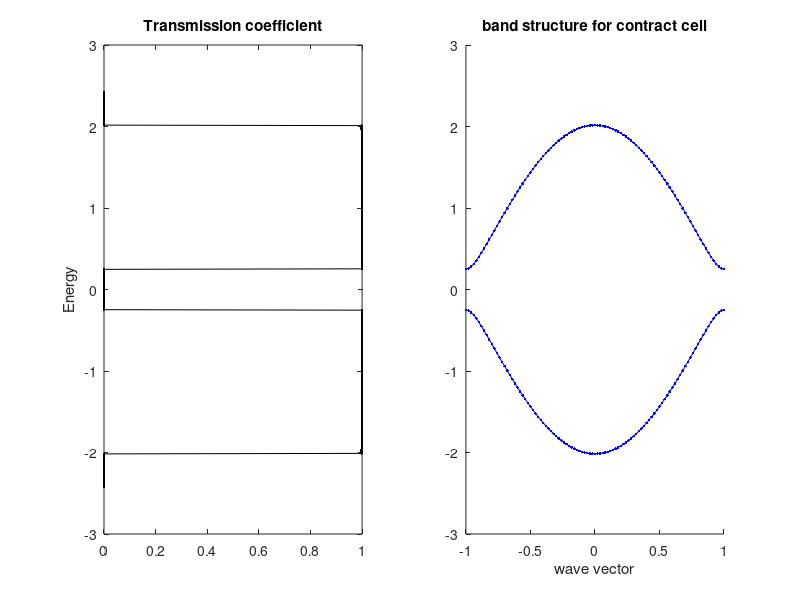

This figure's MATLAB source:
%%%% Green function approach for SSH Chain
clearvars
close all

dE = 0.4;   % Energy round 
En = 801;   % Energy list for calculation
iter_lead = 100;    % Iteration times for leads to calculate the Surface Green's function
eta = 0.000001;  % Imaginary value for Green function
%%%% for contract cell
w = 1.0;    % inter cell hopping
v = 1.0;    % intral cell hopping
V0 = 0.25;    % on site energy a site (V0,-V0)
NC = 100;     % Number of contact cell

%%%% for lead
wld = 1.0;   % inter cell hopping for lead
vld = 1.0;   % intra cell hopping for lead
V0ld = 0.25;   % on site energy for lead (V0ld,-V0ld)


%%%% Define the element matrix to construct the Hamiltonian
s0 = eye(2);    % diagonal matrix
sx = [0 1; 1 0];    % Sigma matrix 1
sy = [0 -1i; 1i 0]; % Sigma matrix 2
sz = [1 0; 0 -1];   % Sigma matrix 3

%%%% Hamiltonian for single cell and the hopping to the next unit cell
Hld_intra = sz*V0ld - vld*sx;     % on site and intra cell hopping
Hld_inter = (-1/2)*(sx-1i*sy)*wld;  % for the inter cell hopping
Hsys_intra = sz*V0 - v*sx;
Hsys_inter = (-1/2)*(sx-1i*sy)*w;
%%%%% Hamiltonian for contact in k space %%%%%%%%%%
Nk = 101;   % number of points in k space for plot
klist = linspace(-pi,pi,Nk);    % k list
eig_val = zeros(2,Nk);
for i = 1:Nk
    k = klist(i);
    Hk = [V0 -w-v*exp(1i*k); -w-v*exp(-1i*k) -V0];
    [~,vals] = eig(Hk);
    eig_val(:,i) = diag(vals);
end
% hold on
% plot(klist/pi,eig_val(1,:),'-o');
% plot(klist/pi,eig_val(2,:),'-o');
% hold off

% Find the min and max of the band; where is at k=0;
Emin = min(eig_val(1,:))-dE;
Emax = max(eig_val(2,:))+dE;

%%%% Define the energy list for green function
Elist = linspace(Emin,Emax,En);
Glist = zeros(size(Elist));
%%%% For Surface Green's function
%%%% Based on Eq:4.60 Give the definition for the matrix block of Green
%%%% function;   The iteration is based on Eq:4.67
for i = 1:En
    en = (Elist(i)+1i*eta)*s0;
    % The Lift side G11
    % For initial term
    d1 = en - Hld_intra;  % terms for the surface of lead column (cell)
    D1 = en - Hld_intra;  % terms for hoppings for a single isolated column (cell)
    A1 = Hld_inter;  % terms for hoppings for neighbour column (cell)
    B1 = Hld_inter'; % terms for hoppings for neighbour column (cell) H.C. term
    % By iteration calculate the green function g11 Eq.4.67
    for n_iter = 1:iter_lead
        d2 = d1 - (A1/D1)*B1;
        D2 = D1 - (A1/D1)*B1 - (B1/D1)*A1;
        A2 = (A1/D1)*A1;
        B2 = (B1/D1)*B1;
        
        d1 = d2;
        A1 = A2;
        B1 = B2;
        D1 = D2;
    end
    g11_iso = s0/d1;    % Green's function surface term Eq.4.69 
    SigL = -d1 + en - Hld_intra;    % Self energy Eq.4.56
    GammaL =  1i*(SigL - SigL');    % Eq.4.20
    
    % The Right side (swap A1 and B1) GNN
    % For initial term
    d1 = en - Hld_intra;  % terms for the surface of lead column (cell)
    D1 = en - Hld_intra;  % terms for hoppings for a single isolated column (cell)
    A1 = Hld_inter';  % terms for hoppings for neighbour column (cell)
    B1 = Hld_inter; % terms for hoppings for neighbour column (cell) H.C. term
    for n_iter = 1:iter_lead
        d2 = d1 - (A1/D1)*B1;
        D2 = D1 - (A1/D1)*B1 - (B1/D1)*A1;
        A2 = (A1/D1)*A1;
        B2 = (B1/D1)*B1;
        
        d1 = d2;
        A1 = A2;
        B1 = B2;
        D1 = D2;
    end
    gNN_iso = s0/d1;    % Green's function surface term Eq.4.69 
    SigR = -d1 + en - Hld_intra;    % Self energy Eq.4.56
    GammaR =  1i*(SigR - SigR');    % Eq.4.20
    
    % Computing the all green function
    G11 = g11_iso;  % The initial term
    G10 = g11_iso;  % The initial term
    for j = 1:NC
        gii_iso = s0/(en-Hsys_intra);   % green's function for isolate term
        G22 = (s0/(s0-gii_iso*Hsys_inter*G11*Hsys_inter'))*gii_iso;   % Eq in P57
        G21 = G22*Hsys_inter*G10;
        G11 = G22;      % For interation
        G10 = G21;      % For iteration
    end
    
    % For the last term right lead
    G22 = (s0/(s0 - gNN_iso*Hsys_inter*G11*Hsys_inter'))*gNN_iso;
    G21 = G22*Hsys_inter*G10;
    g_t = real(trace(GammaL*G21'*GammaR*G21));        % Transmission coefficient Eq.4.44
    Glist(1,i) = g_t;
end

figure();
subplot(1,2,1)
plot(Glist,Elist,'.-k');
title('Transmission coefficient');
ylabel('Energy');
subplot(1,2,2)
hold on
plot(klist/pi,eig_val(1,:),'.-b');
plot(klist/pi,eig_val(2,:),'.-b');
title('band structure for contract cell');
xlabel('wave vector');
hold off